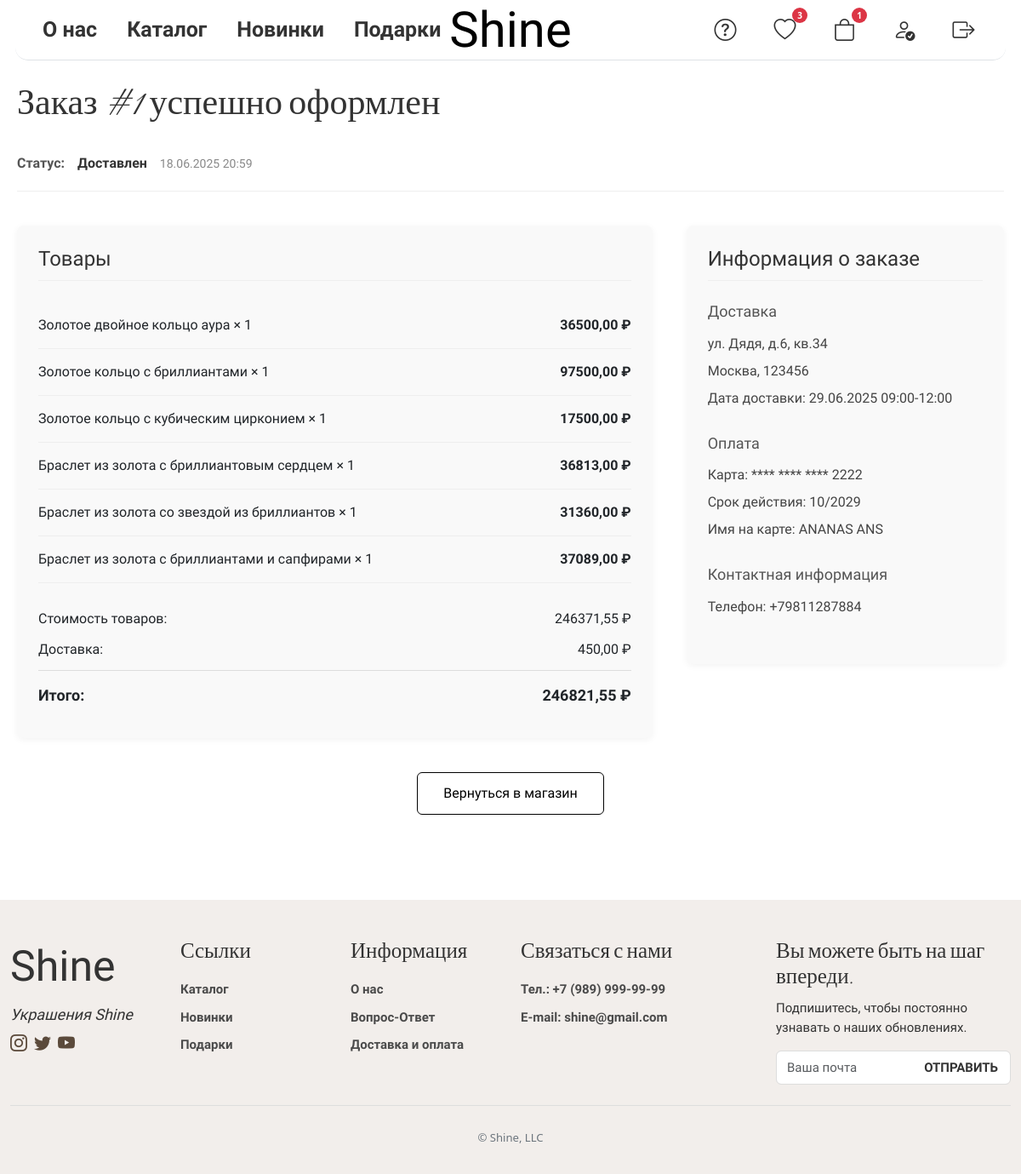
The page /confirmation/1/ (signed in) on the database its author committed.
### webapp/models.py (models this page shows, shortened)
class Order(models.Model):
    ORDER_STATUS = (
        ('pending', 'В обработке'),
        ('processing', 'В процессе'),
        ('shipped', 'Отправлен'),
        ('delivered', 'Доставлен'),
        ('cancelled', 'Отменен'),
        ('returned', 'Возвращен'),
    )
    user = models.ForeignKey(User, on_delete=models.CASCADE, related_name='orders')
    order_number = models.UUIDField(default=uuid.uuid4, editable=False, unique=True)
    order_date = models.DateTimeField(auto_now_add=True, verbose_name='Дата заказа')
    status = models.CharField(max_length=20, choices=ORDER_STATUS, default='pending', verbose_name='Статус заказа')
    shipping_address = models.ForeignKey(UserAddress, on_delete=models.SET_NULL, null=True,
                                         related_name='shipping_orders')
    billing_address = models.ForeignKey(UserAddress, on_delete=models.SET_NULL, null=True,
                                        related_name='billing_orders')
    payment_card = models.ForeignKey(PaymentCard, on_delete=models.SET_NULL, null=True, blank=True)
    delivery_date = models.DateField(null=True, blank=True, verbose_name='Дата доставки')
    delivery_time = models.CharField(max_length=50, blank=True, null=True, verbose_name='Время доставки')
    subtotal = models.DecimalField(max_digits=10, decimal_places=2, verbose_name='Сумма товаров')
    shipping_cost = models.DecimalField(max_digits=10, decimal_places=2, default=450, verbose_name='Стоимость доставки')
    discount = models.DecimalField(max_digits=10, decimal_places=2, default=0, verbose_name='Скидка')
    total = models.DecimalField(max_digits=10, decimal_places=2, verbose_name='Итоговая сумма')
    email = models.EmailField(verbose_name='Email для заказа')
    phone = models.CharField(max_length=20, verbose_name='Телефон для заказа')
    notes = models.TextField(blank=True, verbose_name='Примечания к заказу')
    tracking_number = models.CharField(max_length=100, blank=True, null=True, verbose_name='Трек-номер')
    cancellation_reason = models.TextField(blank=True, null=True, verbose_name='Причина отмены')
    class Meta:
        ordering = ['-order_date']
        verbose_name = 'Заказ'
        verbose_name_plural = 'Заказы'

class OrderItem(models.Model):
    order = models.ForeignKey(Order, on_delete=models.CASCADE, related_name='items')
    product = models.ForeignKey(ViewProduct, on_delete=models.PROTECT, verbose_name='Товар')
    quantity = models.PositiveIntegerField(default=1, verbose_name='Количество')
    price = models.DecimalField(max_digits=10, decimal_places=2, verbose_name='Цена')
    discount = models.PositiveIntegerField(default=0, verbose_name='Скидка (%)')
    discounted_price = models.DecimalField(max_digits=10, decimal_places=2, verbose_name='Цена со скидкой')
    class Meta:
        verbose_name = 'Элемент заказа'
        verbose_name_plural = 'Элементы заказа'
    def total_price(self):
        return self.price * self.quantity

class ViewProduct(models.Model):
    TYPE_CHOICES = [
        ('all', 'Показать все'),
        ('gold', 'Золото'),
        ('silver', 'Серебро'),
    ]
    type_material = models.CharField(max_length=10, choices=TYPE_CHOICES, verbose_name="Вид материала", default='all')
    category = models.ForeignKey(TypeProduct, related_name='view_products', on_delete=models.CASCADE,
                                 verbose_name='Категория', null=True, blank=True)
    product = models.ImageField(upload_to='productimage', verbose_name="Изображение товара")
    product2 = models.ImageField(upload_to='productimageswiper', verbose_name="Изображение товара2", null=True,
                                 blank=True)
    name_product = models.CharField(max_length=200, verbose_name="Название")
    price = models.DecimalField(max_digits=10, decimal_places=2, verbose_name="Цена")
    quantity = models.PositiveIntegerField(default=0, verbose_name="Количество")
    is_active = models.BooleanField(default=True, verbose_name="Активен", db_index=True)
    views = models.PositiveIntegerField(default=0, verbose_name="Просмотры")
    created_at = models.DateTimeField(auto_now_add=True)
    updated_at = models.DateTimeField(auto_now=True)
    old_price = models.DecimalField(max_digits=10, decimal_places=2, blank=True, null=True, verbose_name='Старая цена')
    discount = models.DecimalField(max_digits=5, decimal_places=2, blank=True, null=True, verbose_name='Скидка (%)')
    final_price = models.DecimalField(max_digits=10, decimal_places=2, blank=True, null=True,
                                      verbose_name='Цена со скидкой')
    objects = ProductQuerySet.as_manager()
    class Meta:
        ordering = ['-created_at']
        verbose_name = 'Все товары'
        verbose_name_plural = 'Все товары'
        indexes = [models.Index(fields=['is_active']), ]

class UserAddress(models.Model):
    user = models.ForeignKey(User, on_delete=models.CASCADE, related_name='addresses')
    address_line1 = models.CharField(max_length=255, verbose_name='Улица, дом, квартира')
    address_line2 = models.CharField(max_length=255, blank=True, verbose_name='Дополнительная информация')
    city = models.CharField(max_length=100, verbose_name='Город')
    postal_code = models.CharField(max_length=20, verbose_name='Почтовый индекс')
    country = models.CharField(max_length=100, verbose_name='Страна', default='Россия')
    is_default = models.BooleanField(default=False, verbose_name='Основной адрес')
    created_at = models.DateTimeField(auto_now_add=True)
    class Meta:
        verbose_name = 'Адрес пользователя'
        verbose_name_plural = 'Адреса пользователей'
        ordering = ['-is_default', '-created_at']

class PaymentCard(models.Model):
    user = models.ForeignKey(User, on_delete=models.CASCADE, related_name='cards', verbose_name='Пользователь',
                             null=False)
    card_holder = models.CharField(max_length=100, verbose_name='Владелец карты')
    card_number = models.CharField(max_length=16, verbose_name='Номер карты')
    expiry_month = models.PositiveIntegerField(validators=[MinValueValidator(1), MaxValueValidator(12)],
                                               verbose_name='Месяц окончания')
    expiry_year = models.PositiveIntegerField(verbose_name='Год окончания')
    cvv = models.CharField(max_length=4, verbose_name='CVV код')
    is_default = models.BooleanField(default=False, verbose_name='Основная карта')
    created_at = models.DateTimeField(auto_now_add=True)
    CARD_TYPES = (
        ('visa', 'Visa'),
        ('mastercard', 'MasterCard'),
        ('mir', 'Мир'),
        ('other', 'Другая'),
    )
    card_type = models.CharField(max_length=20, choices=CARD_TYPES, default='visa', verbose_name='Тип карты')
    class Meta:
        verbose_name = 'Платежная карта'
        verbose_name_plural = 'Платежные карты'
        ordering = ['-is_default', '-created_at']

### webapp/views.py (the view)
# urls.py: path('confirmation/<int:order_id>/', views.order_confirmation, name='order_confirmation'),
@login_required
def order_confirmation(request, order_id):
    order = get_object_or_404(Order, id=order_id, user=request.user)
    return render(request, 'order_confirmation.html', {'order': order})

### webapp/context_processors.py (called while the page is built)
def cart_items_count(request):
    if request.user.is_authenticated:
        cart = Cart.objects.filter(user=request.user).first()
        return {'cart_items_count': cart.total_items if cart else 0}
    return {'cart_items_count': 0}

def wishlist_items_count(request):
    if request.user.is_authenticated:
        wishlist = Wishlist.objects.filter(user=request.user).first()
        return {'wishlist_items_count': wishlist.items.count() if wishlist else 0}
    return {'wishlist_items_count': 0}

### webapp/models.py (called while the page is built)
    @property
    def total_items(self):
        return self.items.aggregate(total=models.Sum('quantity'))['total'] or 0

### templates/order_confirmation.html (shortened to what this page needs)
{% extends 'base.html' %}
{% load static %}
{% block content %}
<div class="ocd-main-wrapper">
    <h1 class="ocd-order-title">Заказ #{{ order.id }} успешно оформлен</h1>
    <div class="ocd-status-container">
        <span class="ocd-status-label">Статус:</span>
        <span class="ocd-status-value">{{ order.get_status_display }}</span>
        <span class="ocd-order-date">{{ order.order_date|date:"d.m.Y H:i" }}</span>
    </div>
    <div class="ocd-layout-grid">
        <div class="ocd-products-section">
            <h2 class="ocd-section-heading">Товары</h2>
            <div class="ocd-items-container">
                {% for item in order.items.all %}
                <div class="ocd-line-item">
                    <div class="ocd-product-name">{{ item.product.name_product }} × {{ item.quantity }}</div>
                    <div class="ocd-product-price">{{ item.total_price }} ₽</div>
                </div>
                {% endfor %}
            </div>
            <div class="ocd-totals-section">
                <div class="ocd-total-line">
                    <span>Стоимость товаров:</span>
                    <span>{{ order.subtotal }} ₽</span>
                </div>
                <div class="ocd-total-line">
                    <span>Доставка:</span>
                    <span>{{ order.shipping_cost }} ₽</span>
                </div>
                <div class="ocd-total-line ocd-grand-total">
                    <span>Итого:</span>
                    <span>{{ order.total }} ₽</span>
                </div>
            </div>
        </div>
        <div class="ocd-info-section">
            <h2 class="ocd-section-heading">Информация о заказе</h2>
            <div class="ocd-info-block">
                <h3 class="ocd-info-title">Доставка</h3>
                <p class="ocd-info-text">{{ order.shipping_address.address_line1 }}</p>
                <p class="ocd-info-text">{{ order.shipping_address.city }}, {{ order.shipping_address.postal_code }}</p>
                <p class="ocd-info-text">Дата доставки: {{ order.delivery_date|date:"d.m.Y" }} {{ order.delivery_time }}</p>
            </div>
            <div class="ocd-info-block">
                <h3 class="ocd-info-title">Оплата</h3>
                {% if order.payment_card %}
                <p class="ocd-info-text">Карта: **** **** **** {{ order.payment_card.card_number }}</p>
                <p class="ocd-info-text">Срок действия: {{ order.payment_card.expiry_month }}/{{ order.payment_card.expiry_year }}</p>
                <p class="ocd-info-text">Имя на карте: {{ order.payment_card.card_holder }}</p>
                {% else %}
                <p class="ocd-info-text">Наличные при получении</p>
                {% endif %}
            </div>
            <div class="ocd-info-block">
                <h3 class="ocd-info-title">Контактная информация</h3>
                <p class="ocd-info-text">Телефон: {{ order.phone }}</p>
            </div>
        </div>
    </div>
    <div class="ocd-actions-block">
        <a href="{% url 'catalog' %}" class="ocd-secondary-btn">Вернуться в магазин</a>
    </div>
</div>
{% endblock %}

### rows shown on the page
Order: id "1", status "Доставлен", order_date "18.06.2025 20:59", subtotal "246371,55", shipping_cost "450,00", total "246821,55", shipping_address.address_line1 "ул. Дядя, д.6, кв.34", shipping_address.city "Москва", shipping_address.postal_code "123456", delivery_date "29.06.2025", delivery_time "09:00-12:00", payment_card.card_number "2222", payment_card.expiry_month "10", payment_card.expiry_year "2029", payment_card.card_holder "ANANAS ANS", phone "+79811287884"
OrderItem: product.name_product "Золотое двойное кольцо аура", quantity "1", total_price "36500,00"
OrderItem: product.name_product "Золотое кольцо с бриллиантами", quantity "1", total_price "97500,00"
OrderItem: product.name_product "Золотое кольцо с кубическим цирконием", quantity "1", total_price "17500,00"
OrderItem: product.name_product "Браслет из золота с бриллиантовым сердцем", quantity "1", total_price "36813,00"
OrderItem: product.name_product "Браслет из золота со звездой из бриллиантов", quantity "1", total_price "31360,00"
OrderItem: product.name_product "Браслет из золота с бриллиантами и сапфирами", quantity "1", total_price "37089,00"

### other values the page prints
{{ wishlist_items_count }} "3"
{{ cart_items_count }} "1"
